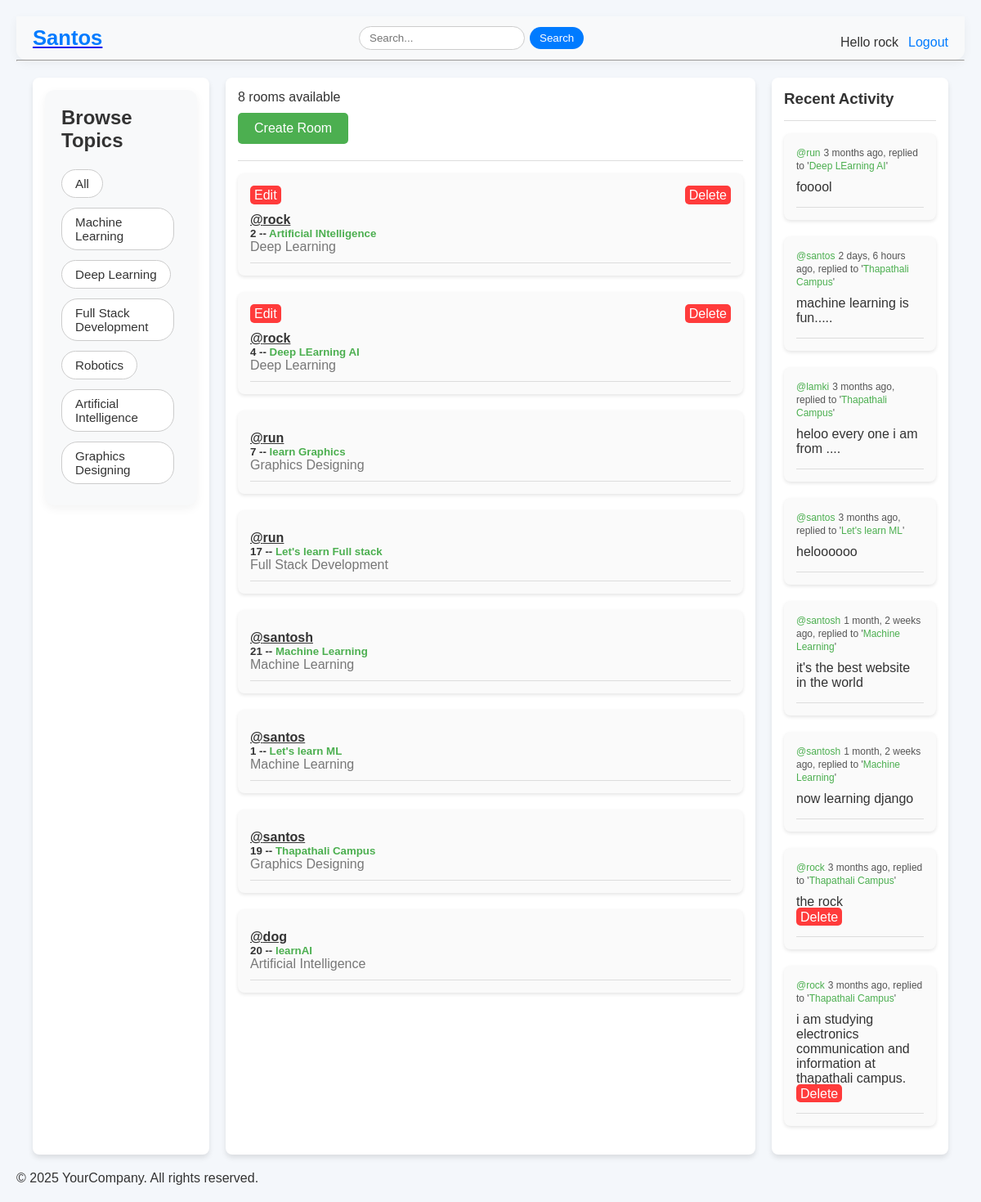
Screenshot of / (signed in) with the database file from the repository.
### man/models.py (models this page shows, shortened)
class Topic(models.Model):
    topic=models.CharField( max_length=50)

class Room(models.Model):
    host=models.ForeignKey(User, on_delete=models.CASCADE)
    topic=models.ForeignKey(Topic, on_delete=models.CASCADE)
    name=models.CharField( max_length=50)
    participants = models.ManyToManyField(User,related_name='participants',blank=True)
    description=models.TextField(blank=True,null=True)
    updated=models.DateTimeField(auto_now=True)
    created=models.DateTimeField( auto_now_add=True)
    class Meta:
        ordering = ['-updated','-created']

class Message(models.Model):
    user=models.ForeignKey(User, on_delete=models.CASCADE , related_name='messages')
    room = models.ForeignKey(Room, on_delete=models.CASCADE , related_name='messages')
    body = models.TextField()
    updated = models.DateTimeField( auto_now=True)
    created = models.DateTimeField(auto_now_add=True)
    class Meta:
      ordering = ['-updated','-created']

### man/views.py (the view)
# urls.py: path('',views.home,name='home'),
def home(request):
    topic = Topic.objects.all()
    q = request.GET.get('q', '')
    rooms = Room.objects.filter(Q(topic__topic__icontains=q) | Q(name__icontains=q) | Q(description__icontains=q))
    roomscount = rooms.count()
    room_messages = Message.objects.all()
    context = {
        'roomscount': roomscount,
        'rooms': rooms,
        'topic': topic,
        'room_messages':Message.objects.filter(Q(room__topic__topic__icontains=q))
    }
    return render(request, 'home.html', context)

### templates/home.html (shortened to what this page needs)
{% extends "base.html" %}
{% load static %}
{% block nothing %}<link rel="stylesheet" href="{% static 'styles/home.css' %}">{% endblock nothing %}
{% block body %}
<div class="my-container">
  <div class="sidebar topic-sidebar">
    {% include "topiccomp.html" %}
  </div>
  <div class="main-content">
    <div class="rooms-info">
      <p>{{ roomscount }} rooms available</p>
      <a href="{% url 'create' %}" class="btn-create-room">Create Room</a>
    </div>
    <hr class="divider">
    {% include "feedcomp.html" %}
  </div>
  <div class="sidebar activity-sidebar">
    {% include "activitycomp.html" %}
  </div>
</div>
{% endblock body %}

### templates/nav.html
<nav class="navbar">
    <div class="nav-left">
      <a href="{% url 'home' %}" class="brand"><h1>Santos</h1></a>
    </div>
    <div class="nav-center">
      <form method="GET" action="" class="search-form">
        <input type="search" id="search" name="q" placeholder="Search..." />
        <button type="submit">Search</button>
      </form>
    </div>
    <div class="nav-right">
      {% if request.user.is_authenticated %}
        <p class="user-greet">Hello {{ request.user }}</p>
        <a href="{% url 'logout_user' %}" class="auth-link">Logout</a>
      {% else %}
        <a href="{% url 'login_user' %}" class="auth-link">Login</a>
      {% endif %}
    </div>
  </nav>
  <hr>

### templates/topiccomp.html
<div class="browse-topics">
  <h2>Browse Topics</h2>
  <a href="{% url 'home' %}">All</a>
  {% for room in topic %}
    <a href="{% url 'home' %}?q={{ room.topic }}">{{ room.topic }}</a>
  {% endfor %}
</div>

### templates/feedcomp.html
{% for room in rooms %}
    <div class="room-item">
        {% if request.user == room.host %}
            <div class="room-actions">
                <a href="{% url 'update' pk=room.id %}" class="action-btn">Edit</a>
                <a href="{% url 'delete' pk=room.id %}" class="action-btn">Delete</a>
            </div>
        {% endif %}
        <div class="room-details">
            <a href="{% url 'profile' pk=room.host.id %}" class="host-link">@{{ room.host.username }}</a>
            <h5 class="room-title">{{ room.id }} -- <a href="{% url 'room' pk=room.id %}" class="room-link">{{ room.name }}</a></h5>
            <p class="room-topic">{{ room.topic.topic }}</p>
        </div>
        <hr class="room-divider">
    </div>
{% endfor %}

### templates/activitycomp.html
<h3>Recent Activity</h3>
<hr class="divider">
{% for message in room_messages %}
<div class="activity-item">
  <div class="activity-meta">
    <small><a href="{% url 'profile' message.user.id %}" class="user-link">@{{ message.user }}</a></small>
    <small>{{ message.created | timesince }} ago, replied to '<a href='{% url 'room' pk=message.room.id %}' class="room-link">{{ message.room.name }}</a>'</small>
  </div>
  <p class="activity-message">{{ message.body }}</p>
  {% if request.user.is_authenticated %}
    {% if request.user == message.user %}
      <a href="{% url 'delete_message' pk=message.id %}" class="action-btn">Delete</a>
    {% endif %}
  {% endif %}
  <hr class="activity-divider">
</div>
{% endfor %}

### static/styles/home.css (style rules this page uses)
* { margin: 0; padding: 0; box-sizing: border-box; }
body { font-family: 'Arial', sans-serif; background-color: #f4f7fb; color: #333; padding: 20px; }
.my-container { display: grid; grid-template-columns: 1fr 3fr 1fr; gap: 20px; padding: 20px; }
.sidebar { background-color: #ffffff; padding: 15px; border-radius: 8px; box-shadow: 0 4px 6px rgba(0, 0, 0, 0.1); }
.topic-sidebar { min-height: 400px; }
.activity-sidebar { min-height: 400px; }
.main-content { padding: 15px; background-color: #ffffff; border-radius: 8px; box-shadow: 0 4px 6px rgba(0, 0, 0, 0.1); }
.rooms-info { margin-bottom: 20px; }
.rooms-info .btn-create-room { display: inline-block; background-color: #4CAF50; color: white; padding: 10px 20px; text-decoration: none; border-radius: 5px; margin-top: 10px; }
.room-item { padding: 15px; background-color: #fafafa; margin-bottom: 20px; border-radius: 8px; box-shadow: 0 2px 4px rgba(0, 0, 0, 0.1); }
.room-actions { display: flex; justify-content: space-between; }
.action-btn { background-color: #ff3b3b; color: white; padding: 2.5px 5px; text-decoration: none; border-radius: 5px; transition: background-color 0.3s ease; }
.room-details { margin-top: 10px; }
.room-link { text-decoration: none; color: #4CAF50; }
.host-link { font-weight: bold; color: #333; }
.room-topic { font-size: 1rem; color: #777; }
.room-divider { margin-top: 10px; border: none; border-top: 1px solid #ddd; }
.activity-item { padding: 15px; background-color: #fafafa; margin-bottom: 20px; border-radius: 8px; box-shadow: 0 2px 4px rgba(0, 0, 0, 0.1); }
.activity-meta { font-size: 0.9rem; color: #555; }
.activity-message { font-size: 1rem; margin-top: 10px; }
.user-link { color: #4CAF50; text-decoration: none; }
.activity-divider { margin-top: 15px; border: none; border-top: 1px solid #ddd; }
.divider { margin: 15px 0; border: none; border-top: 1px solid #ddd; }
.browse-topics { padding: 20px; background-color: #f8f9fa; border-radius: 12px; box-shadow: 0 4px 12px rgba(0, 0, 0, 0.05); margin-bottom: 20px; }
.browse-topics h2 { margin-bottom: 15px; font-size: 1.5rem; color: #333; }
.browse-topics a { display: inline-block; margin: 6px 8px 6px 0; padding: 8px 16px; background-color: #ffffff; color: #333; text-decoration: none; border: 1px solid #ccc; border-radius: 20px; transition: all 0.3s ease; font-size: 0.95rem; }

### rows the page displays
Topic: topic "Machine Learning"
Topic: topic "Deep Learning"
Topic: topic "Full Stack Development"
Topic: topic "Robotics"
Topic: topic "Artificial Intelligence"
Topic: topic "Graphics Designing"
Room: shows "Edit", host.username "rock", id "2", name "Artificial INtelligence", topic.topic "Deep Learning"
Room: shows "Edit", host.username "rock", id "4", name "Deep LEarning AI", topic.topic "Deep Learning"
Room: host.username "run", id "7", name "learn Graphics", topic.topic "Graphics Designing"
Room: host.username "run", id "17", name "Let's learn Full stack", topic.topic "Full Stack Development"
Room: host.username "santosh", id "21", name "Machine Learning", topic.topic "Machine Learning"
Room: host.username "santos", id "1", name "Let's learn ML", topic.topic "Machine Learning"
Room: host.username "santos", id "19", name "Thapathali Campus", topic.topic "Graphics Designing"
Room: host.username "dog", id "20", name "learnAI", topic.topic "Artificial Intelligence"
Message: user "run", created "3 months", room.name "Deep LEarning AI", body "fooool"
Message: user "santos", created "2 days, 6 hours", room.name "Thapathali Campus", body "machine learning is fun....."
Message: user "lamki", created "3 months", room.name "Thapathali Campus", body "heloo every one i am from ...."
Message: user "santos", created "3 months", room.name "Let's learn ML", body "heloooooo"
Message: user "santosh", created "1 month, 2 weeks", room.name "Machine Learning", body "it's the best website in the world"
Message: user "santosh", created "1 month, 2 weeks", room.name "Machine Learning", body "now learning django"
Message: user "rock", created "3 months", room.name "Thapathali Campus", body "the rock", shows "Delete"
Message: user "rock", created "3 months", room.name "Thapathali Campus", body "i am studying electronics communication and information at thapathali campus.", shows "Delete"

### other values shown
{{ request.user }} "rock"
{{ roomscount }} "8"
